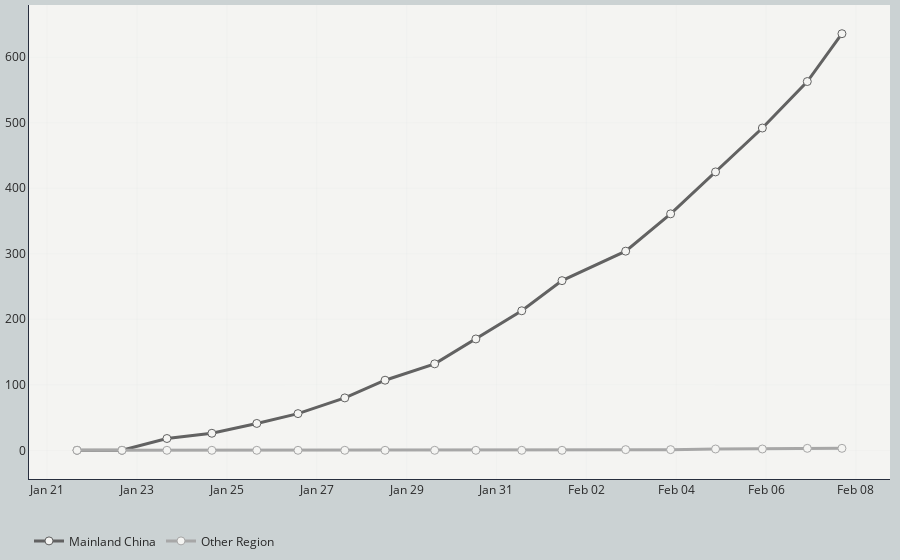

Notebook code cell kept with this figure:
### Code cell
# Line plot for deaths cases
# Set up tick scale based on confirmed case number
tickList = list(np.arange(0, df_deaths['Mainland China'].max()+100, 100))

# Create empty figure canvas
fig_deaths = go.Figure()
# Add trace to the figure
fig_deaths.add_trace(go.Scatter(x=df_deaths['Date'], y=df_deaths['Mainland China'],
                                mode='lines+markers',
                                name='Mainland China',
                                line=dict(color='#626262', width=3),
                                marker=dict(size=8, color='#f4f4f2',
                                            line=dict(width=1,color='#626262')),
                                text=[datetime.strftime(d, '%b %d %Y AEDT') for d in df_deaths['Date']],
                                hovertext=['Mainland China death<br>{:,d} cases<br>'.format(i) for i in df_deaths['Mainland China']],
                                hovertemplate='<b>%{text}</b><br></br>'+
                                              '%{hovertext}'+
                                              '<extra></extra>'))
fig_deaths.add_trace(go.Scatter(x=df_deaths['Date'], y=df_deaths['Other locations'],
                                mode='lines+markers',
                                name='Other Region',
                                line=dict(color='#a7a7a7', width=3),
                                marker=dict(size=8, color='#f4f4f2',
                                            line=dict(width=1,color='#a7a7a7')),
                                text=[datetime.strftime(d, '%b %d %Y AEDT') for d in df_deaths['Date']],
                                hovertext=['Other locations death<br>{:,d} cases<br>'.format(i) for i in df_deaths['Other locations']],
                                hovertemplate='<b>%{text}</b><br></br>'+
                                              '%{hovertext}'+
                                              '<extra></extra>'))
# Customise layout
fig_deaths.update_layout(
#    title=dict(
#        text="<b>Death Cases Timeline<b>",
#        y=0.96, x=0.5, xanchor='center', yanchor='top',
#        font=dict(size=20, color="#292929", family="Playfair Display")
#    ),
    margin=go.layout.Margin(
        l=10,
        r=10,
        b=10,
        t=5,
        pad=0
    ),
    yaxis=dict(
        showline=True, linecolor='#272e3e',
        zeroline=False,
        gridcolor='#cbd2d3',
        gridwidth = .1,
        tickmode='array',
        # Set tick range based on the maximum number
        tickvals=tickList,
        # Set tick label accordingly
        ticktext=['{:.0f}'.format(i) for i in tickList]
    ),
#    yaxis_title="Total Death Case Number",
    xaxis=dict(
        showline=True, linecolor='#272e3e',
        gridcolor='#cbd2d3',
        gridwidth = .1,
        zeroline=False
    ),
    xaxis_tickformat='%b %d',
    hovermode = 'x',
    legend_orientation="h",
#    legend=dict(x=.35, y=-.05),
    plot_bgcolor='#f4f4f2',
    paper_bgcolor='#cbd2d3',
    font=dict(color='#292929')
)

fig_deaths.show()

### Figure 1 — Plotly figure (JSON) as saved in the notebook; plotly's stock layout.template omitted (floating-point values rounded to 4 significant figures)
{"data": [{"hovertemplate": "<b>%{text}</b><br></br>%{hovertext}<extra></extra>", "hovertext": ["Mainland China death<br>636 cases<br>", "Mainland China death<br>563 cases<br>", "Mainland China death<br>492 cases<br>", "Mainland China death<br>425 cases<br>", "Mainland China death<br>361 cases<br>", "Mainland China death<br>304 cases<br>", "Mainland China death<br>259 cases<br>", "Mainland China death<br>213 cases<br>", "Mainland China death<br>170 cases<br>", "Mainland China death<br>132 cases<br>", "Mainland China death<br>107 cases<br>", "Mainland China death<br>80 cases<br>", "Mainland China death<br>56 cases<br>", "Mainland China death<br>41 cases<br>", "Mainland China death<br>26 cases<br>", "Mainland China death<br>18 cases<br>", "Mainland China death<br>0 cases<br>", "Mainland China death<br>0 cases<br>"], "line": {"color": "#626262", "width": 3}, "marker": {"color": "#f4f4f2", "line": {"color": "#626262", "width": 1}, "size": 8}, "mode": "lines+markers", "name": "Mainland China", "text": ["Feb 07 2020 AEDT", "Feb 06 2020 AEDT", "Feb 05 2020 AEDT", "Feb 04 2020 AEDT", "Feb 03 2020 AEDT", "Feb 02 2020 AEDT", "Feb 01 2020 AEDT", "Jan 31 2020 AEDT", "Jan 30 2020 AEDT", "Jan 29 2020 AEDT", "Jan 28 2020 AEDT", "Jan 27 2020 AEDT", "Jan 26 2020 AEDT", "Jan 25 2020 AEDT", "Jan 24 2020 AEDT", "Jan 23 2020 AEDT", "Jan 22 2020 AEDT", "Jan 21 2020 AEDT"], "type": "scatter", "x": ["2020-02-07T16:30:00", "2020-02-06T22:00:00", "2020-02-05T22:00:00", "2020-02-04T21:00:00", "2020-02-03T21:00:00", "2020-02-02T21:00:00", "2020-02-01T11:00:00", "2020-01-31T13:30:00", "2020-01-30T13:00:00", "2020-01-29T15:00:00", "2020-01-28T12:30:00", "2020-01-27T15:00:00", "2020-01-26T14:00:00", "2020-01-25T16:00:00", "2020-01-24T16:00:00", "2020-01-23T16:00:00", "2020-01-22T16:00:00", "2020-01-21T16:00:00"], "y": [636, 563, 492, 425, 361, 304, 259, 213, 170, 132, 107, 80, 56, 41, 26, 18, 0, 0]}, {"hovertemplate": "<b>%{text}</b><br></br>%{hovertext}<extra></extra>", "hovertext": ["Other locations death<br>3 cases<br>", "Other locations death<br>3 cases<br>", "Other locations death<br>2 cases<br>", "Other locations death<br>2 cases<br>", "Other locations death<br>1 cases<br>", "Other locations death<br>1 cases<br>", "Other locations death<br>0 cases<br>", "Other locations death<br>0 cases<br>", "Other locations death<br>0 cases<br>", "Other locations death<br>0 cases<br>", "Other locations death<br>0 cases<br>", "Other locations death<br>0 cases<br>", "Other locations death<br>0 cases<br>", "Other locations death<br>0 cases<br>", "Other locations death<br>0 cases<br>", "Other locations death<br>0 cases<br>", "Other locations death<br>0 cases<br>", "Other locations death<br>0 cases<br>"], "line": {"color": "#a7a7a7", "width": 3}, "marker": {"color": "#f4f4f2", "line": {"color": "#a7a7a7", "width": 1}, "size": 8}, "mode": "lines+markers", "name": "Other Region", "text": ["Feb 07 2020 AEDT", "Feb 06 2020 AEDT", "Feb 05 2020 AEDT", "Feb 04 2020 AEDT", "Feb 03 2020 AEDT", "Feb 02 2020 AEDT", "Feb 01 2020 AEDT", "Jan 31 2020 AEDT", "Jan 30 2020 AEDT", "Jan 29 2020 AEDT", "Jan 28 2020 AEDT", "Jan 27 2020 AEDT", "Jan 26 2020 AEDT", "Jan 25 2020 AEDT", "Jan 24 2020 AEDT", "Jan 23 2020 AEDT", "Jan 22 2020 AEDT", "Jan 21 2020 AEDT"], "type": "scatter", "x": ["2020-02-07T16:30:00", "2020-02-06T22:00:00", "2020-02-05T22:00:00", "2020-02-04T21:00:00", "2020-02-03T21:00:00", "2020-02-02T21:00:00", "2020-02-01T11:00:00", "2020-01-31T13:30:00", "2020-01-30T13:00:00", "2020-01-29T15:00:00", "2020-01-28T12:30:00", "2020-01-27T15:00:00", "2020-01-26T14:00:00", "2020-01-25T16:00:00", "2020-01-24T16:00:00", "2020-01-23T16:00:00", "2020-01-22T16:00:00", "2020-01-21T16:00:00"], "y": [3, 3, 2, 2, 1, 1, 0, 0, 0, 0, 0, 0, 0, 0, 0, 0, 0, 0]}], "layout": {"font": {"color": "#292929"}, "hovermode": "x", "legend": {"orientation": "h"}, "margin": {"b": 10, "l": 10, "pad": 0, "r": 10, "t": 5}, "paper_bgcolor": "#cbd2d3", "plot_bgcolor": "#f4f4f2", "xaxis": {"gridcolor": "#cbd2d3", "gridwidth": 0.1, "linecolor": "#272e3e", "showline": true, "tickformat": "%b %d", "zeroline": false}, "yaxis": {"gridcolor": "#cbd2d3", "gridwidth": 0.1, "linecolor": "#272e3e", "showline": true, "tickmode": "array", "ticktext": ["0", "100", "200", "300", "400", "500", "600", "700"], "tickvals": [0, 100, 200, 300, 400, 500, 600, 700], "zeroline": false}}}
